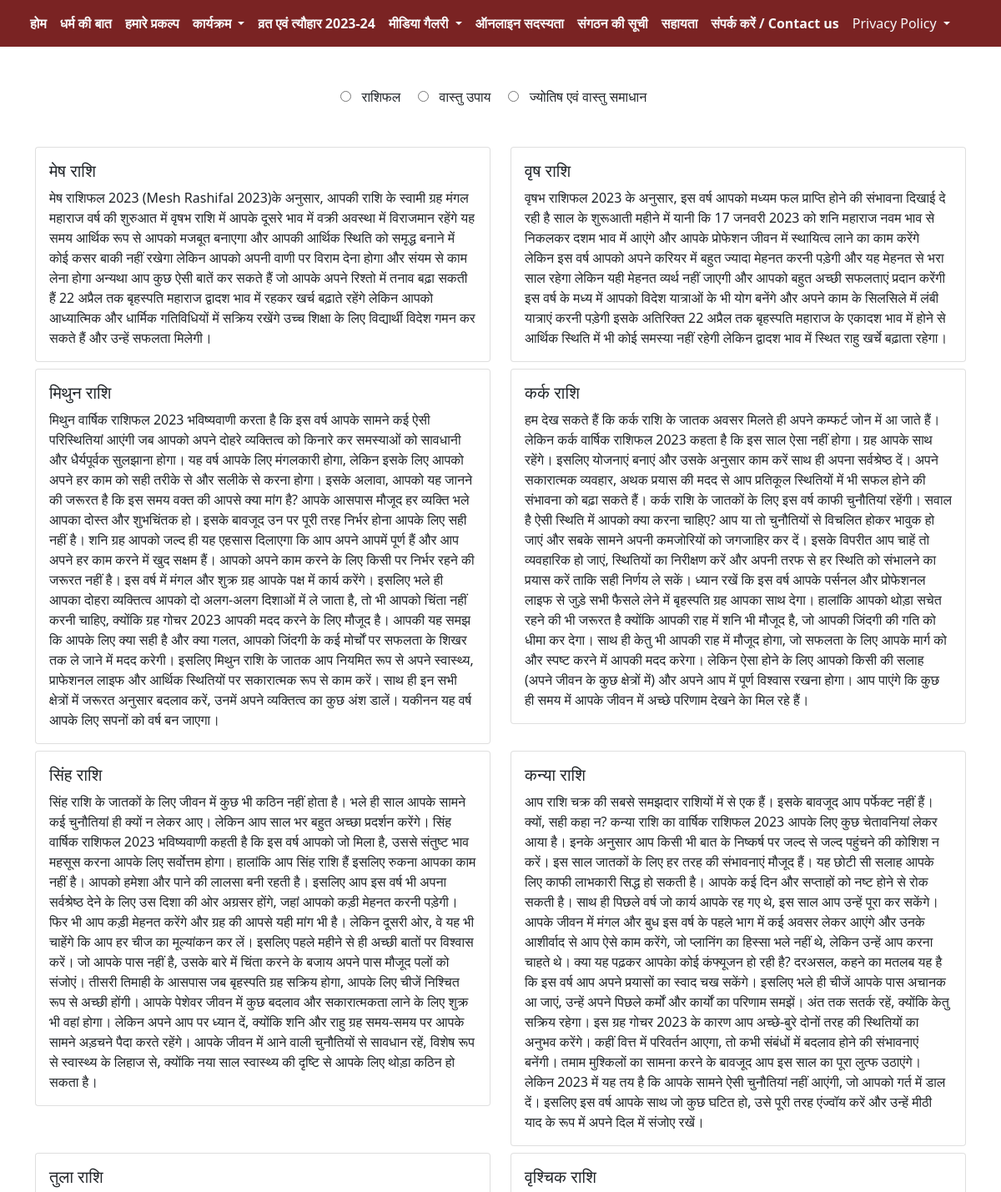
/services/jyotish/ (upper part), run on the app's committed database.
### services/models.py (models this page shows, shortened)
class Rashi(models.Model):
    title = models.CharField(max_length=50)
    desc = models.TextField()
    image = models.ImageField(upload_to='rashi_image', null=True, blank=True)

### services/views.py (the view)
# urls.py: path('jyotish/', views.jyotish, name='jyotish'),
def jyotish(request):
    rashi = Rashi.objects.all()
    context = {
        'rashi': rashi,
    }
    return render(request, 'jyotish.html', context)

### services/templates/jyotish.html (shortened to what this page needs)
{% extends "navbar.html" %}
{% block services %}
<div class="text-center mt-5">
    <input id="Rashi" name="jyotish" type="radio">&nbsp; &nbsp;<lable>राशिफल </lable> &nbsp; &nbsp;
    <input id="Vastu" name="jyotish" type="radio">&nbsp; &nbsp;<lable>वास्तु उपाय</lable> &nbsp; &nbsp;
    <input id="samadhan" name="jyotish" type="radio">&nbsp; &nbsp;<lable>ज्योतिष एवं वास्तु समाधान</lable> &nbsp;
</div>
<div class="container mt-5">
    <div class="row mb-5" id="rashifal">
        {% for rashi in rashi %}
        <div class="col-md-6 mb-2">
            <div class="card">
                <div class="card-body">
                    <h5 class="card-title">{{rashi.title}}</h5>
                    <p class="card-text">{{rashi.desc}}</p>
                </div>
            </div>
        </div>
        {% endfor %}
    </div>
</div>
{% endblock services %}

### templates/navbar.html (style rules this page uses)
body { margin:0px; padding:0px; }

### data on the page
Rashi: title "मेष राशि", desc "मेष राशिफल 2023 (Mesh Rashifal 2023)के अनुसार, आपकी राशि के स्वामी ग्रह मंगल महाराज वर्ष की शुरुआत में वृषभ राशि में आपके दूसरे भाव में वक्री अवस्था में विराजमान रहेंगे यह समय आर्थिक रूप से आपको मजबूत बनाएगा और आपकी आर्थिक स्थिति को समृद्ध बनाने में कोई कसर बाकी नहीं रखेगा लेकिन आपको अपनी वाणी पर विराम देना होगा और संयम से काम लेना होगा अन्यथा आप कुछ ऐसी बातें कर सकते हैं जो आपके अपने रिश्तो में तनाव बढ़ा सकती हैं 22 अप्रैल तक बृहस्पति महाराज द्वादश भाव में रहकर खर्च बढ़ाते रहेंगे लेकिन आपको आध्यात्मिक और धार्मिक गतिविधियों में सक्रिय रखेंगे उच्च शिक्षा के लिए विद्यार्थी विदेश गमन कर सकते हैं और उन्हें सफलता मिलेगी।"
Rashi: title "वृष राशि", desc "वृषभ राशिफल 2023 के अनुसार, इस वर्ष आपको मध्यम फल प्राप्ति होने की संभावना दिखाई दे रही है साल के शुरूआती महीने में यानी कि 17 जनवरी 2023 को शनि महाराज नवम भाव से निकलकर दशम भाव में आएंगे और आपके प्रोफेशन जीवन में स्थायित्व लाने का काम करेंगे लेकिन इस वर्ष आपको अपने करियर में बहुत ज्यादा मेहनत करनी पड़ेगी और यह मेहनत से भरा साल रहेगा लेकिन यही मेहनत व्यर्थ नहीं जाएगी और आपको बहुत अच्छी सफलताएं प्रदान करेंगी इस वर्ष के मध्य में आपको विदेश यात्राओं के भी योग बनेंगे और अपने काम के सिलसिले में लंबी यात्राएं करनी पड़ेगी इसके अतिरिक्त 22 अप्रैल तक बृहस्पति महाराज के एकादश भाव में होने से आर्थिक स्थिति में भी कोई समस्या नहीं रहेगी लेकिन द्वादश भाव में स्थित राहु खर्चे बढ़ाता रहेगा।"
Rashi: title "मिथुन राशि", desc "मिथुन वार्षिक राशिफल 2023 भविष्यवाणी करता है कि इस वर्ष आपके सामने कई ऐसी परिस्थितियां आएंगी जब आपको अपने दोहरे व्यक्तित्व को किनारे कर समस्याओं को सावधानी और धैर्यपूर्वक सुलझाना होगा। यह वर्ष आपके लिए मंगलकारी होगा, लेकिन इसके लिए आपको अपने हर काम को सही तरीके से और सलीके से करना होगा। इसके अलावा, आपको यह जानने की जरूरत है कि इस समय वक्त की आपसे क्या मांग है? आपके आसपास मौजूद हर व्यक्ति भले आपका दोस्त और शुभचिंतक हो। इसके बावजूद उन पर पूरी तरह निर्भर होना आपके लिए सही नहीं है। शनि ग्रह आपको जल्द ही यह एहसास दिलाएगा कि आप अपने आपमें पूर्ण हैं और आप अपने हर काम करने में खुद सक्षम हैं। आपको अपने काम करने के लिए किसी पर निर्भर रहने की जरूरत नहीं है। इस वर्ष में मंगल और शुक्र ग्रह आपके पक्ष में…"
Rashi: title "कर्क राशि", desc "हम देख सकते हैं कि कर्क राशि के जातक अवसर मिलते ही अपने कम्फर्ट जोन में आ जाते हैं। लेकिन कर्क वार्षिक राशिफल 2023 कहता है कि इस साल ऐसा नहीं होगा। ग्रह आपके साथ रहेंगे। इसलिए योजनाएं बनाएं और उसके अनुसार काम करें साथ ही अपना सर्वश्रेष्ठ दें। अपने सकारात्मक व्यवहार, अथक प्रयास की मदद से आप प्रतिकूल स्थितियों में भी सफल होने की संभावना को बढ़ा सकते हैं। कर्क राशि के जातकों के लिए इस वर्ष काफी चुनौतियां रहेंगी। सवाल है ऐसी स्थिति में आपको क्या करना चाहिए? आप या तो चुनौतियों से विचलित होकर भावुक हो जाएं और सबके सामने अपनी कमजोरियों को जगजाहिर कर दें। इसके विपरीत आप चाहें तो व्यवहारिक हो जाएं, स्थितियों का निरीक्षण करें और अपनी तरफ से हर स्थिति को संभालने का प्रयास करें ताकि सही निर्णय ले सकें।…"
Rashi: title "सिंह राशि", desc "सिंह राशि के जातकों के लिए जीवन में कुछ भी कठिन नहीं होता है। भले ही साल आपके सामने कई चुनौतियां ही क्यों न लेकर आए। लेकिन आप साल भर बहुत अच्छा प्रदर्शन करेंगे। सिंह वार्षिक राशिफल 2023 भविष्यवाणी कहती है कि इस वर्ष आपको जो मिला है, उससे संतुष्ट भाव महसूस करना आपके लिए सर्वोत्तम होगा। हालांकि आप सिंह राशि हैं इसलिए रुकना आपका काम नहीं है। आपको हमेशा और पाने की लालसा बनी रहती है। इसलिए आप इस वर्ष भी अपना सर्वश्रेष्ठ देने के लिए उस दिशा की ओर अग्रसर होंगे, जहां आपको कड़ी मेहनत करनी पड़ेगी। फिर भी आप कड़ी मेहनत करेंगे और ग्रह की आपसे यही मांग भी है। लेकिन दूसरी ओर, वे यह भी चाहेंगे कि आप हर चीज का मूल्यांकन कर लें। इसलिए पहले महीने से ही अच्छी बातों पर विश्वास करें। जो आपके पास नहीं है, उसके…"
Rashi: title "कन्या राशि", desc "आप राशि चक्र की सबसे समझदार राशियों में से एक हैं। इसके बावजूद आप पर्फेक्ट नहीं हैं। क्यों, सही कहा न? कन्या राशि का वार्षिक राशिफल 2023 आपके लिए कुछ चेतावनियां लेकर आया है। इनके अनुसार आप किसी भी बात के निष्कर्ष पर जल्द से जल्द पहुंचने की कोशिश न करें। इस साल जातकों के लिए हर तरह की संभावनाएं मौजूद हैं। यह छोटी सी सलाह आपके लिए काफी लाभकारी सिद्ध हो सकती है। आपके कई दिन और सप्ताहों को नष्ट होने से रोक सकती है। साथ ही पिछले वर्ष जो कार्य आपके रह गए थे, इस साल आप उन्हें पूरा कर सकेंगे। आपके जीवन में मंगल और बुध इस वर्ष के पहले भाग में कई अवसर लेकर आएंगे और उनके आशीर्वाद से आप ऐसे काम करेंगे, जो प्लानिंग का हिस्सा भले नहीं थे, लेकिन उन्हें आप करना चाहते थे। क्या यह पढ़कर आपकाे कोई कंफ्यूजन हो…"
Rashi: title "तुला राशि"
Rashi: title "वृश्चिक राशि"
